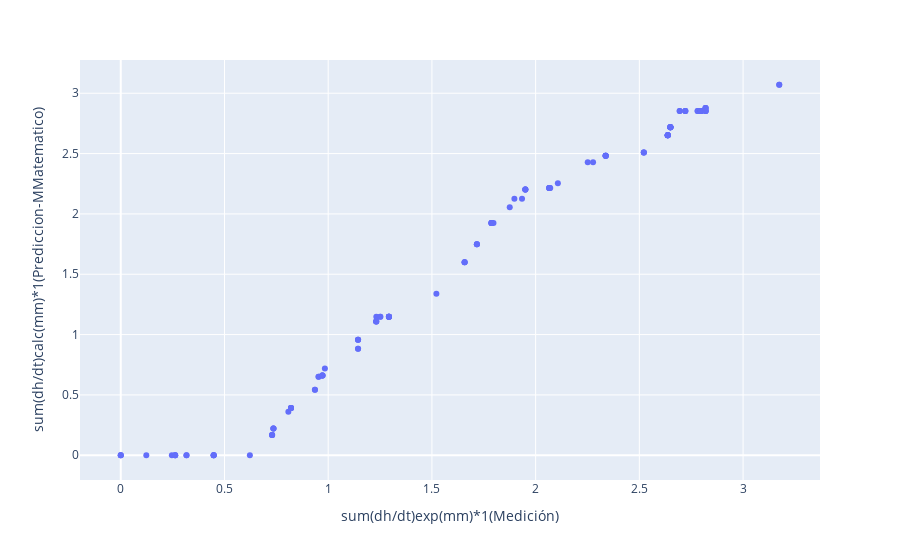

Notebook code cell kept with this figure:
### Code cell
# x and y given as DataFrame columns
import plotly.express as px
fig = px.scatter(test_dataset3Modelomatematico, x='sum(dh/dt)exp(mm)*1(Medición)', y='sum(dh/dt)calc(mm)*1(Prediccion-MMatematico)')
fig.show()
#plt.plot(df['Año'].values,color='blue')
